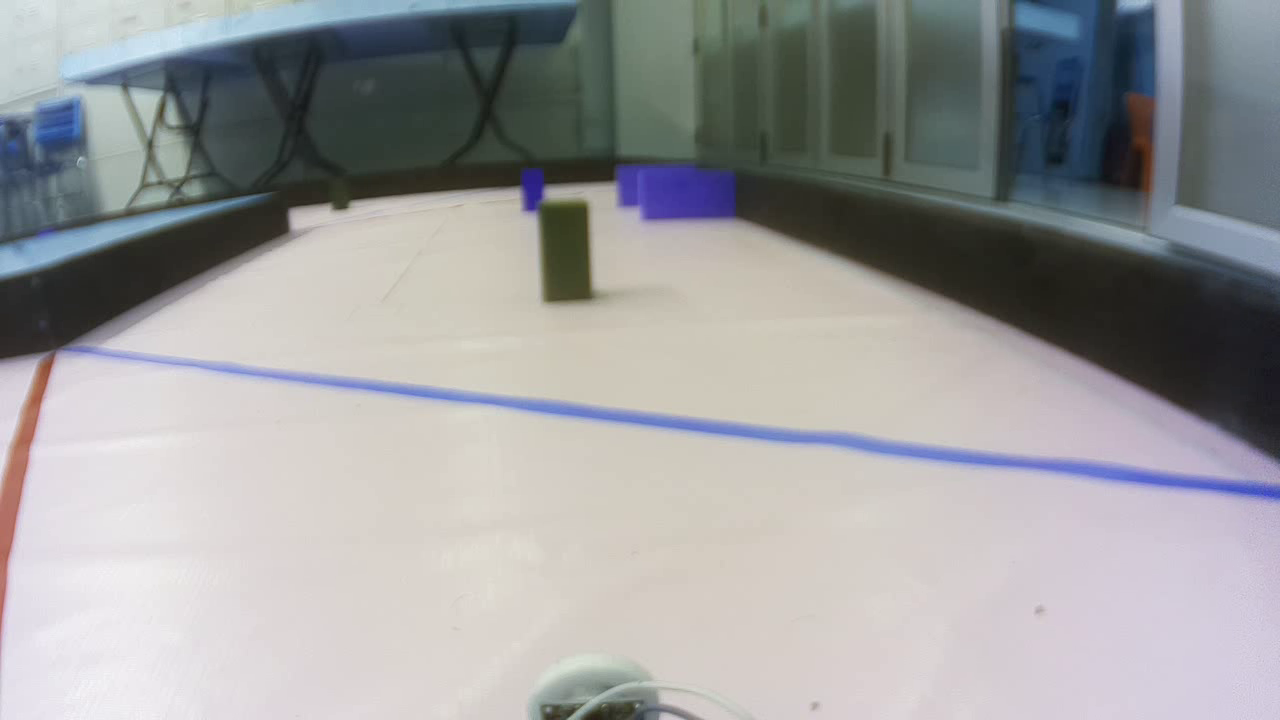
#> input picture frame 16 of src/recorded_1760447634.mp4, 1280 x 720 px, given in place of video3.mp4, which was not available
$ python detect2.py
#> lines starting #> are read from the running program, lines starting #| are printed output that depends on the picture; after the words box and inside, x2 and y2 are one past the last pixel; in counts of white or black regions, pixels touching at a corner belong together; pictures that were not available may be replaced by others from this repository, and a replacement may not be noted
import cv2
import numpy as np
import math


# -------------------------------
# Object class
# -------------------------------
class DetectedObject:
    def __init__(self, left_line, right_line):
        self.left_line = left_line
        self.right_line = right_line

        # Extract coordinates
        (lx1, ly1), (lx2, ly2) = left_line
        (rx1, ry1), (rx2, ry2) = right_line

        # Compute properties
        self.left_x = int((lx1 + lx2) / 2)
        self.right_x = int((rx1 + rx2) / 2)
        self.width = abs(self.right_x - self.left_x)

        self.left_height = abs(ly2 - ly1)
        self.right_height = abs(ry2 - ry1)
        self.height = (self.left_height + self.right_height) / 2

        self.center = (
            (self.left_x + self.right_x) // 2,
            (int((ly1 + ly2 + ry1 + ry2) / 4)),
        )

    def __repr__(self):
        return f"DetectedObject(width={self.width}, height={self.height:.1f}, center={self.center})"


# -------------------------------
# Main code
# -------------------------------
cap = cv2.VideoCapture("video3.mp4")  # or use 0 for webcam
# seek to specific frame if needed
# cap.set(cv2.CAP_PROP_POS_FRAMES, 1500)

OBS_REGION = [85, 175, 555, 340]  # obstacle detection

while True:
    ret, frame = cap.read()
#> frame is the input picture: shape (720, 1280, 3); mean B, G, R 156.8, 156.1, 155.8
    if not ret:
        break
    # [4 lines of commented-out code are left out]

    frame = cv2.resize(frame, (640, 480))
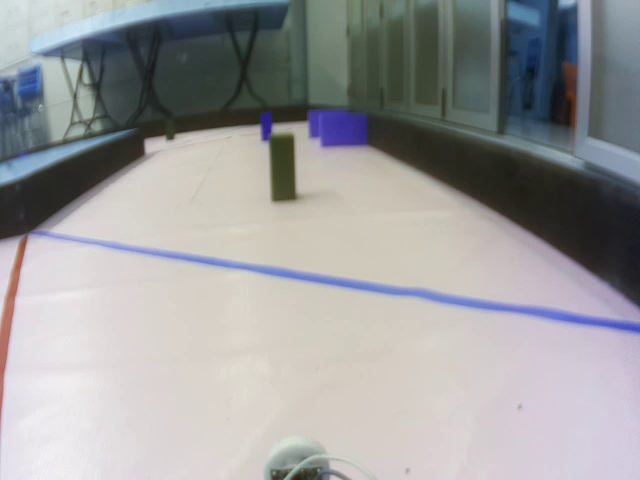
#> frame: shape (480, 640, 3); mean B, G, R 156.8, 156.1, 155.8
    roi_frame = frame[OBS_REGION[1]:OBS_REGION[3], OBS_REGION[0]:OBS_REGION[2]]
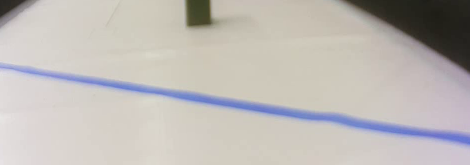
#> roi_frame: shape (165, 470, 3); mean B, G, R 182.4, 186.1, 190.6
    # bilateral filter
    roi_frame = cv2.bilateralFilter(roi_frame, d=9, sigmaColor=75, sigmaSpace=75)

    # Edge detection
    gray = cv2.cvtColor(roi_frame, cv2.COLOR_BGR2GRAY)
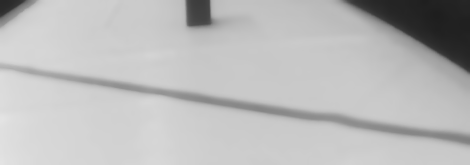
#> gray: shape (165, 470); min 30, max 228, mean 187.1
    edges = cv2.Canny(gray, 20, 200)
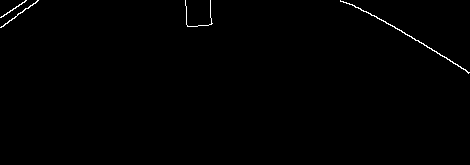
#> edges: shape (165, 470); 0.5% white in thin lines or dots, all inside (x1, y1, x2, y2) = (0, 0, 470, 74)

    # Find contours
    contours, _ = cv2.findContours(edges, cv2.RETR_EXTERNAL, cv2.CHAIN_APPROX_SIMPLE)
#> contours = 4 contours, 2 with area under 20; largest, box (x1, y1, x2, y2) and area: (340, 0, 470, 74) 72, (0, 0, 39, 28) 26
    roi_display = roi_frame.copy()

    vertical_lines = []

    # Detect merged vertical lines
    for contour in contours:
        raw_vertical_segments = []

        for j in range(len(contour)):
            p1 = contour[j][0]
            p2 = contour[(j + 1) % len(contour)][0]
            dx = p2[0] - p1[0]
            dy = p2[1] - p1[1]

            if dx == 0:
                angle = 90.0
            else:
                angle = abs(math.degrees(math.atan2(dy, dx)))
            if angle > 180:
                angle -= 180

            if 80 <= angle <= 100:
                raw_vertical_segments.append((tuple(p1), tuple(p2)))

        if not raw_vertical_segments:
            continue

        # Merge small vertical pieces
        all_points = [p for seg in raw_vertical_segments for p in seg]
        all_points = sorted(all_points, key=lambda p: p[0])
        grouped = []
        group = [all_points[0]]

        for p in all_points[1:]:
            if abs(p[0] - group[-1][0]) <= 3:
                group.append(p)
            else:
                grouped.append(group)
                group = [p]
        grouped.append(group)

        for group in grouped:
            xs = [p[0] for p in group]
            ys = [p[1] for p in group]
            avg_x = int(np.mean(xs))
            top_y = int(min(ys))
            bottom_y = int(max(ys))
            vertical_lines.append(((avg_x, top_y), (avg_x, bottom_y)))
#> this loop made 4 passes
#> all_points on passes 1, 3: [(340, 0), (340, 1)], [(17, 14), (17, 15)]
#> after the loop, vertical_lines = [((340, 0), (340, 1)), ((185, 0), (185, 26)), ((210, 0), (210, 23)), ((17, 14), (17, 15))]


    # -------------------------------
    # Pair vertical lines to form rectangles
    # -------------------------------
    MIN_DIST = 20  # min distance between vertical sides
    MAX_DIST = 100  # max distance between vertical sides
    ASPECT_RATIO_TOL = 0.25  # tolerance in height ratio (±25%)
    MIN_HEIGHT = 30  # minimum height of vertical lines to consider

    detected_objects = []
    used_lines = set()  # keep indices of already used vertical lines

    for i in range(len(vertical_lines)):
        if i in used_lines:
            continue  # skip if already paired

        (x1a, y1a), (x2a, y2a) = vertical_lines[i]
        h1 = abs(y2a - y1a)

        if h1 < MIN_HEIGHT:
            continue

        for j in range(i + 1, len(vertical_lines)):
            if j in used_lines:
                continue  # skip if already used in another pair

            (x1b, y1b), (x2b, y2b) = vertical_lines[j]
            h2 = abs(y2b - y1b)

            if h2 < MIN_HEIGHT:
                continue

            dist = abs(x1b - x1a)
            if dist < MIN_DIST and dist > MAX_DIST:
                continue

            # check height similarity ratio
            ratio = min(h1, h2) / max(h1, h2)
            if ratio < (1 - ASPECT_RATIO_TOL):
                continue

            # store object
            detected_objects.append(DetectedObject(vertical_lines[i], vertical_lines[j]))

            # mark both lines as used
            used_lines.add(i)
            used_lines.add(j)

            break  # stop searching for another match for this line
#> this loop made 4 passes
#> (x1a, y1a, x2a, y2a, h1) on passes 1 to 4: (340, 0, 340, 1, 1), (185, 0, 185, 26, 26), (210, 0, 210, 23, 23), (17, 14, 17, 15, 1)
#> after the loop, detected_objects = []; used_lines = 0 items

    # -------------------------------
    # Draw results
    # -------------------------------
    for line in vertical_lines:
        cv2.line(roi_display, line[0], line[1], (0, 255, 0), 2)
#> this loop made 4 passes
#> line on passes 1 to 4: ((340, 0), (340, 1)), ((185, 0), (185, 26)), ((210, 0), (210, 23)), ((17, 14), (17, 15))
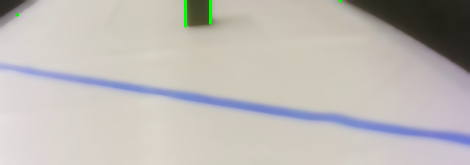
#> roi_display: shape (165, 470, 3); mean B, G, R 182.1, 186.4, 190.3

    for obj in detected_objects:
        cv2.line(roi_display, obj.left_line[0], obj.left_line[1], (255, 0, 0), 2)
        cv2.line(roi_display, obj.right_line[0], obj.right_line[1], (255, 0, 0), 2)
        cx, cy = obj.center
        cv2.circle(roi_display, (cx, cy), 4, (0, 0, 255), -1)
        cv2.putText(
            roi_display,
            f"W:{obj.width} H:{int(obj.height)}",
            (cx - 40, cy - 10),
            cv2.FONT_HERSHEY_SIMPLEX,
            0.5,
            (0, 255, 255),
            1,
        )
#> this loop made 0 passes

    print("\n🟩 Detected rectangle-like objects:")
    for obj in detected_objects:
        print(obj)

    cv2.imshow("Edges", edges)
    cv2.imshow("Detected Objects", roi_display)

    if cv2.waitKey(1) & 0xFF == ord('q'):
#> (key q is pressed here)
        break

cv2.waitKey(0)
cv2.destroyAllWindows()

$ run again, starting later in the video
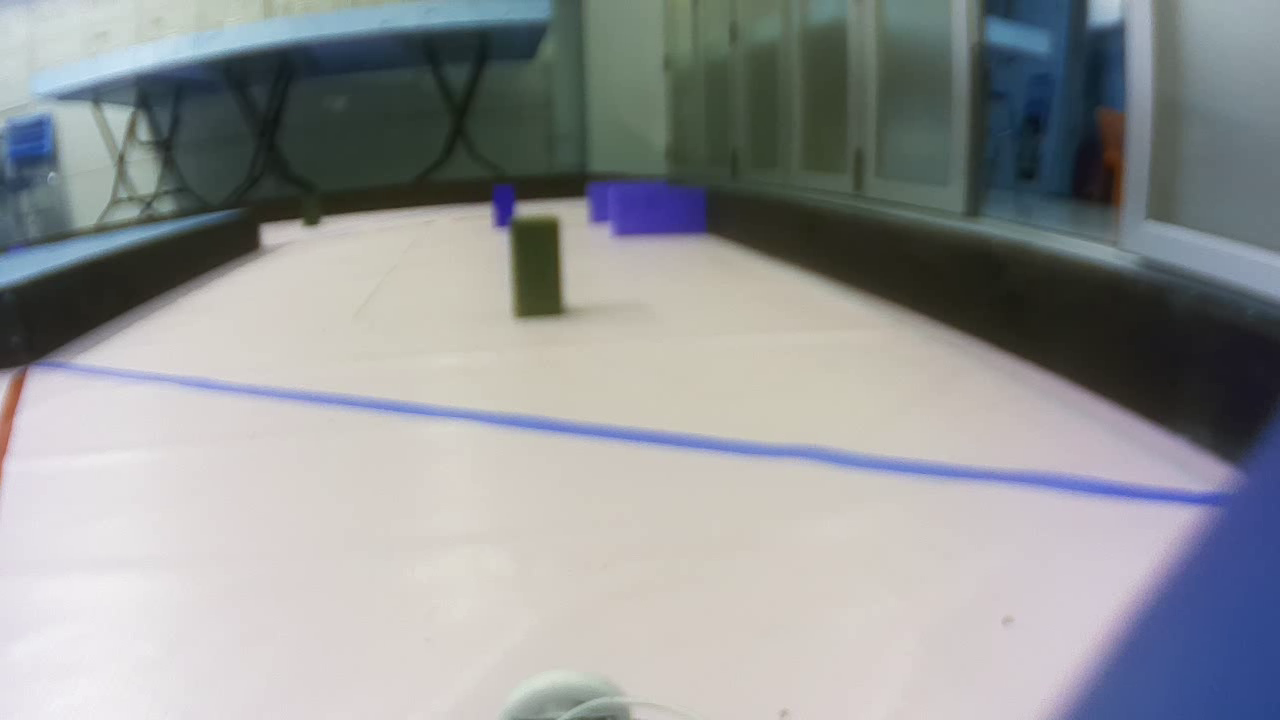
#> input picture frame 76 of src/recorded_1760447634.mp4, 1280 x 720 px, given in place of video3.mp4, which was not available
#> frame is the input picture: shape (720, 1280, 3); mean B, G, R 150.4, 149.4, 147
#> frame: shape (480, 640, 3)
#> `edges = cv2.Canny(gray, 20, 200)`:
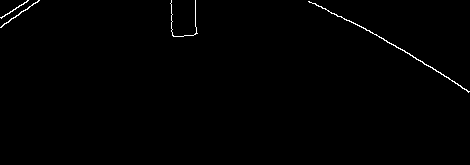
#> edges: shape (165, 470); 0.59% white in thin lines or dots, all inside (x1, y1, x2, y2) = (0, 0, 470, 93)
#> contours = 4 contours, 2 with area under 20; largest, box (x1, y1, x2, y2) and area: (308, 1, 470, 93) 84, (0, 0, 40, 28) 26
#> the loop `for contour in contours:` made 4 passes
#> after the loop `for contour in contours:`: vertical_lines = [((171, 0), (171, 35)), ((195, 0), (195, 32))]
#> the loop `for i in range(len(vertical_lines)):` made 2 passes
#> (x1a, y1a, x2a, y2a, h1) on pass 1: (171, 0, 171, 35, 35)
#> after the loop `for i in range(len(vertical_lines)):`: detected_objects = 1 item; used_lines = 2 items
#> the loop `for line in vertical_lines:` made 2 passes
#> line on passes 1 to 2: ((171, 0), (171, 35)), ((195, 0), (195, 32))
#> the loop `for obj in detected_objects:` made 1 pass
#> (cx, cy) on pass 1: (183, 16)
#> after the loop `for obj in detected_objects:`:
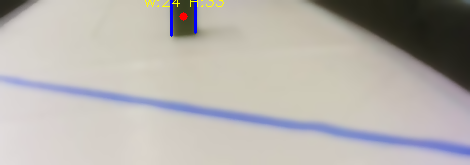
#> roi_display: shape (165, 470, 3); mean B, G, R 173.3, 178, 182
#> the loop `for obj in detected_objects:` made 1 pass
#| DetectedObject(width=24, height=33.5, center=(183, 16))

$ run again, starting later in the video
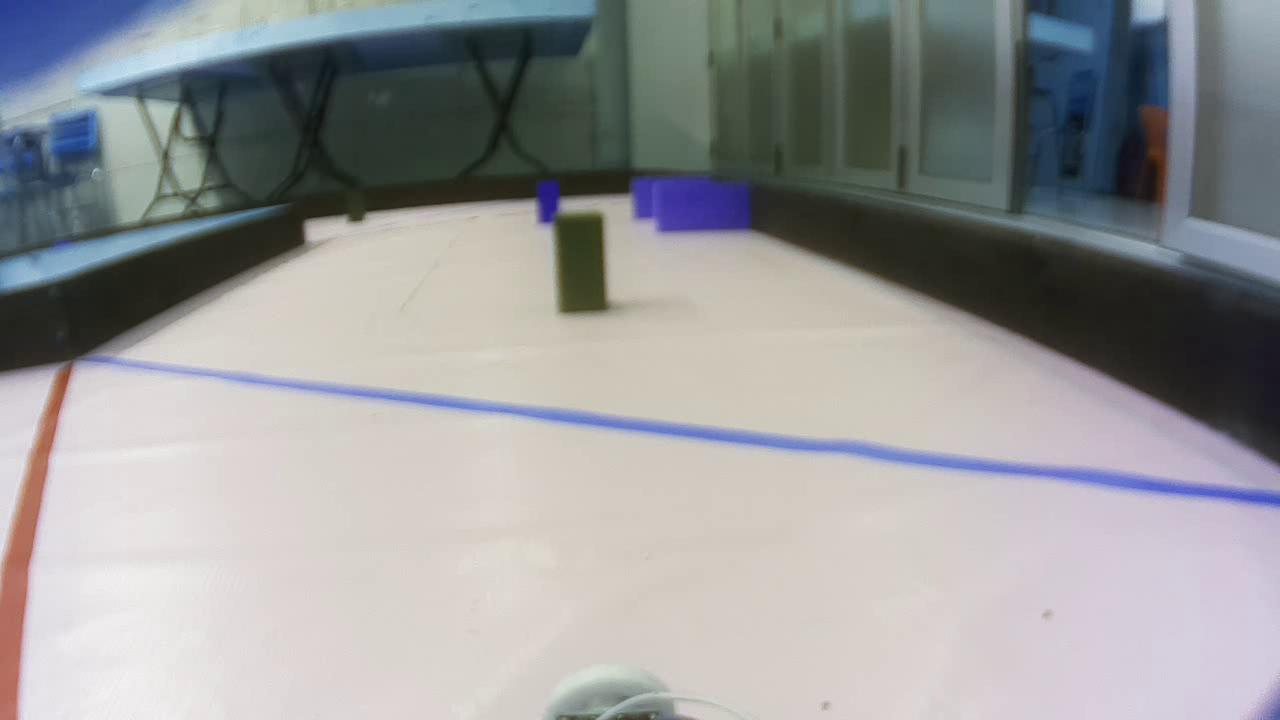
#> input picture frame 135 of src/recorded_1760447634.mp4, 1280 x 720 px, given in place of video3.mp4, which was not available
#> frame is the input picture: shape (720, 1280, 3); mean B, G, R 153.4, 152.7, 151.9
#> frame: shape (480, 640, 3)
#> `edges = cv2.Canny(gray, 20, 200)`:
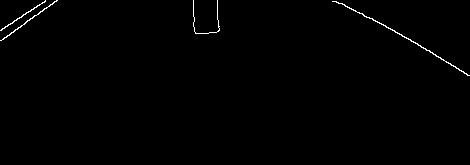
#> edges: shape (165, 470); 0.6% white in thin lines or dots, all inside (x1, y1, x2, y2) = (0, 0, 470, 76)
#> contours = 4 contours, 1 with area under 20; largest, box (x1, y1, x2, y2) and area: (332, 1, 470, 76) 72, (0, 0, 58, 41) 36, (0, 0, 46, 31) 28
#> the loop `for contour in contours:` made 4 passes
#> after the loop `for contour in contours:`: vertical_lines = [((193, 0), (193, 33)), ((218, 0), (218, 30)), ((45, 0), (45, 1))]
#> the loop `for i in range(len(vertical_lines)):` made 3 passes
#> (x1a, y1a, x2a, y2a, h1) on pass 1: (193, 0, 193, 33, 33)
#> after the loop `for i in range(len(vertical_lines)):`: detected_objects = 1 item; used_lines = 2 items
#> the loop `for line in vertical_lines:` made 3 passes
#> line on passes 1 to 3: ((193, 0), (193, 33)), ((218, 0), (218, 30)), ((45, 0), (45, 1))
#> the loop `for obj in detected_objects:` made 1 pass
#> (cx, cy) on pass 1: (205, 15)
#> after the loop `for obj in detected_objects:`:
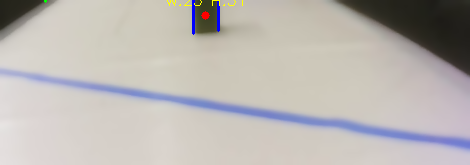
#> roi_display: shape (165, 470, 3); mean B, G, R 178.8, 182.7, 187.1
#> the loop `for obj in detected_objects:` made 1 pass
#| DetectedObject(width=25, height=31.5, center=(205, 15))
